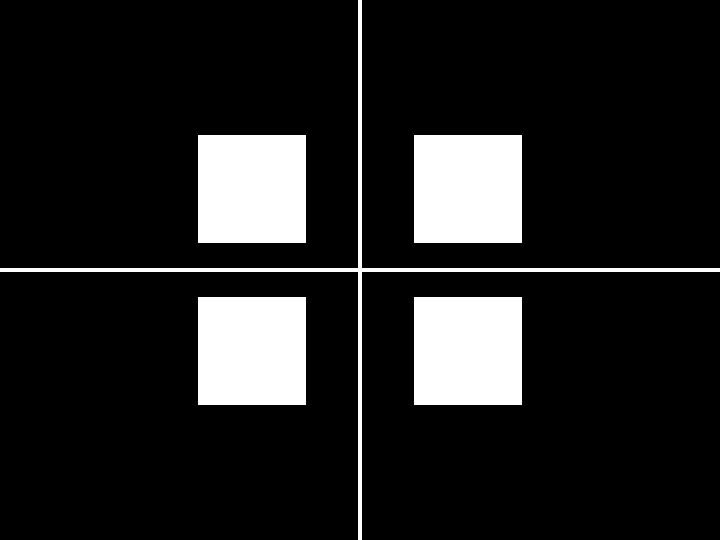
#> input picture ROI.png, 1440 x 1080 px, found by its file name (shown at 1/2 size)
$ python main.py
#> lines starting #> are read from the running program, lines starting #| are printed output that depends on the picture; after the words box and inside, x2 and y2 are one past the last pixel; in counts of white or black regions, pixels touching at a corner belong together
#> further down, roi_img is the input picture: shape (1080, 1440, 3); 13% white; 5 white regions, box (x1, y1, x2, y2) and area: (396, 270, 612, 486) 46656, (828, 270, 1044, 486) 46656, (396, 594, 612, 810) 46656, (828, 594, 1044, 810) 46656, (0, 0, 1440, 1080) 15084
import cv2
import numpy as np
import pattern_gamma
from GlobalVar import *
import Flir_camera
import matplotlib.pyplot as plt
import time
import sys
import math

script_dir =  os.path.abspath(os.path.dirname(__file__))
threshold=30
gain=0
exp_255=111111
Needto_capture=True
size_ratio=0.5
shift_ration=0.4
# [4 lines left out: function generate_ROI_pattern, not called in this run]
def angle_cos(p0, p1, p2):
    d1, d2 = (p0-p1).astype('float'), (p2-p1).astype('float')
    return abs( np.dot(d1, d2) / np.sqrt( np.dot(d1, d1)*np.dot(d2, d2) ) )
def sortroi(element):
    return element[0]+element[2]+(element[1]+element[3])*2

def detect_roi(squares,ratio):
    ROIS=[]
    for square in squares:
        max_x=0
        max_y=0
        min_x=99999
        min_y=99999
        for point in square:
            if point[0]>max_x:
                max_x=point[0]
            if point[0]<min_x:
                min_x=point[0]
            if point[1]>max_y:
                max_y=point[1]
            if point[1]<min_y:
                min_y=point[1]
        mid_x=(min_x+max_x)/2
        mid_y=(min_y+max_y)/2
        length_x=max_x-min_x
        length_y=max_y-min_y
        shift_x=length_x*(1-ratio)/2
        shift_y=length_y*(1-ratio)/2
        ROIS.append([int(min_x+shift_x),int(min_y+shift_y),int(max_x-shift_x),int(max_y-shift_y)])
    print(ROIS)
    out=sorted(ROIS,key=sortroi)
    print(out)
    return out

def find_squares(img):
    squares = []
    img = cv2.GaussianBlur(img, (3, 3), 0)
    try:
        gray = cv2.cvtColor(img, cv2.COLOR_BGR2GRAY)
    except:
        gray=img
    ret, bin = cv2.threshold(gray,threshold, 255, cv2.THRESH_BINARY)
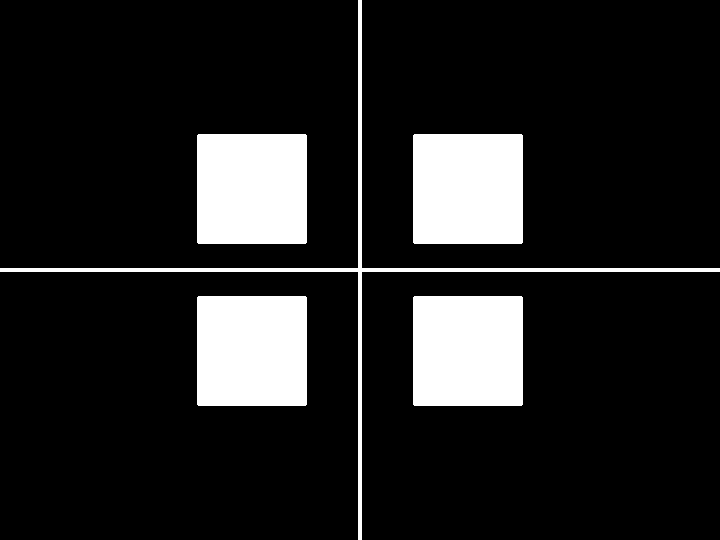
#> bin: shape (1080, 1440) (shown at 1/2 size); 13.5% white; 5 white regions
#> ret = 30
    cv2.namedWindow('My Image2', cv2.WINDOW_NORMAL)
    cv2.imshow('My Image2',bin)
    cv2.waitKey(0)
    cv2.destroyAllWindows()

    contours, _hierarchy = cv2.findContours(bin, cv2.RETR_EXTERNAL, cv2.CHAIN_APPROX_SIMPLE)
#> contours = 5 contours; box (x1, y1, x2, y2) and area: (827, 593, 1045, 811) 47087, (395, 593, 613, 811) 47087, (827, 269, 1045, 487) 47087, (395, 269, 613, 487) 47087, (0, 0, 1440, 1080) 17579
    print("轮廓数量：%d" % len(contours))
#| 轮廓数量：5
    index = 0
    # 轮廓遍历
    for cnt in contours:
        cnt_len = cv2.arcLength(cnt, True) #计算轮廓周长
        cnt = cv2.approxPolyDP(cnt, 0.02*cnt_len, True) #多边形逼近
        # 条件判断逼近边的数量是否为4，轮廓面积是否大于1000，检测轮廓是否为凸的
        print("Area:"+str(cv2.contourArea(cnt))+"cnt_len:"+str(len(cnt)))
        if  cv2.contourArea(cnt)>img.shape[0]*img.shape[1]//30:#and cv2.isContourConvex(cnt) and len(cnt) == 4
            print("Area:"+str(cv2.contourArea(cnt))+"cnt_len:"+str(len(cnt)))
            M = cv2.moments(cnt) #计算轮廓的矩
            cx = int(M['m10']/M['m00'])
            cy = int(M['m01']/M['m00'])#轮廓重心

            cnt = cnt.reshape(-1, 2)
            max_cos = np.max([angle_cos( cnt[i], cnt[(i+1) % 4], cnt[(i+2) % 4] ) for i in range(4)])
            # 只检测矩形（cos90° = 0）
            #if max_cos < 0.3:
            # 检测四边形（不限定角度范围）
            if True:
                index = index + 1
                #cv2.putText(img,("#%d"%index),(cx,cy),font,0.7,(255,0,255),2)
                squares.append(cnt)
#> this loop made 5 passes
#> (cnt_len, cnt) on passes 1 to 4: (865.7, [[828, 593], [827, 809], [1043, 810], [1044, 594]]), (865.7, [[396, 593], [395, 809], [611, 810], [612, 594]]), (865.7, [[828, 269], [827, 485], [1043, 486], [1044, 270]]), (865.7, [[396, 269], [395, 485], [611, 486], [612, 270]])
#> cnt_len on pass 5: 5033.7
#| Area:46657.0cnt_len:4
#| Area:46657.0cnt_len:4
#| Area:46657.0cnt_len:4
#| Area:46657.0cnt_len:4
#| Area:9892.0cnt_len:8
#> after the loop, index = 0; squares = []
    return squares, img
# [37 lines left out: function test_exp, not called in this run]


if __name__ == '__main__':
    """
    white=pattern_gamma.gamma_white(0.6)
    haha=pattern_gamma.gamma_haha(0.6)
    Q35_showpattern(white)
    Flir_camera.getpicture(os.path.join(script_dir,"data","ROI_2.png"),exp_255,gain)
    roi_img=cv2.imread(os.path.join(script_dir,"data","ROI_2.png"),0)
    Q35_showpattern(haha)
    Flir_camera.getpicture(os.path.join(script_dir,"data","detect.png"),exp_255,gain)
    detect_img=cv2.imread(os.path.join(script_dir,"data","detect.png"),0)
    squares, img = find_squares(roi_img)
    print(squares)
    result=(detect_img*255.0/roi_img).astype(np.uint8)
    cv2.imwrite(os.path.join(script_dir,"data","result.png"),result)
    print(str(squares[0][3][1])+str(",")+str(squares[0][1][1])+str(",")+str(squares[0][0][0])+str(",")+str(squares[0][2][0]))
    result2=result[squares[0][3][1]:squares[0][1][1],squares[0][0][0]:squares[0][2][0]]
    cv2.imwrite(os.path.join(script_dir,"data","result_2.png"),result2)
    sys.exit(1)
    """
    Needto_capture=False
    #method1
    if Needto_capture==True:
        ROI=generate_ROI_pattern()
        Q35_showpattern(ROI)
        if os.path.exists(os.path.join(script_dir,"data"))!=True:
            os.mkdir(os.path.join(script_dir,"data"))

        Flir_camera.getpicture(os.path.join(script_dir,"data","ROI.png"),exp_255,gain)

    roi_img=cv2.imread(os.path.join(script_dir,"data","ROI.png"),1)
    squares, img = find_squares(roi_img)
#> squares = []
    cv2.drawContours( roi_img, squares, -1, (0, 0, 255), 2 )
    cv2.imwrite(os.path.join(script_dir,"data","ROI_detect.png"),roi_img)
    ROIs=detect_roi(squares,0.9)
#> ROIs = []
    #print(ROIs)
    #test_exp(ROI)
    #sys.exit(1)
    exp_base=exp_255
    exp=0
    data_detect=[]
    data_show=[]
    if Needto_capture==True:
        white_pattern=pattern_gamma.AddGrayPattern(ROI,size_ratio,shift_ration,255,255,255,255)
        Q35_showpattern(white_pattern)
        Flir_camera.getpicture(os.path.join(script_dir,"data","balance.png"),exp_255,gain)
    img_balance=cv2.imread(os.path.join(script_dir,"data","balance.png"),1)
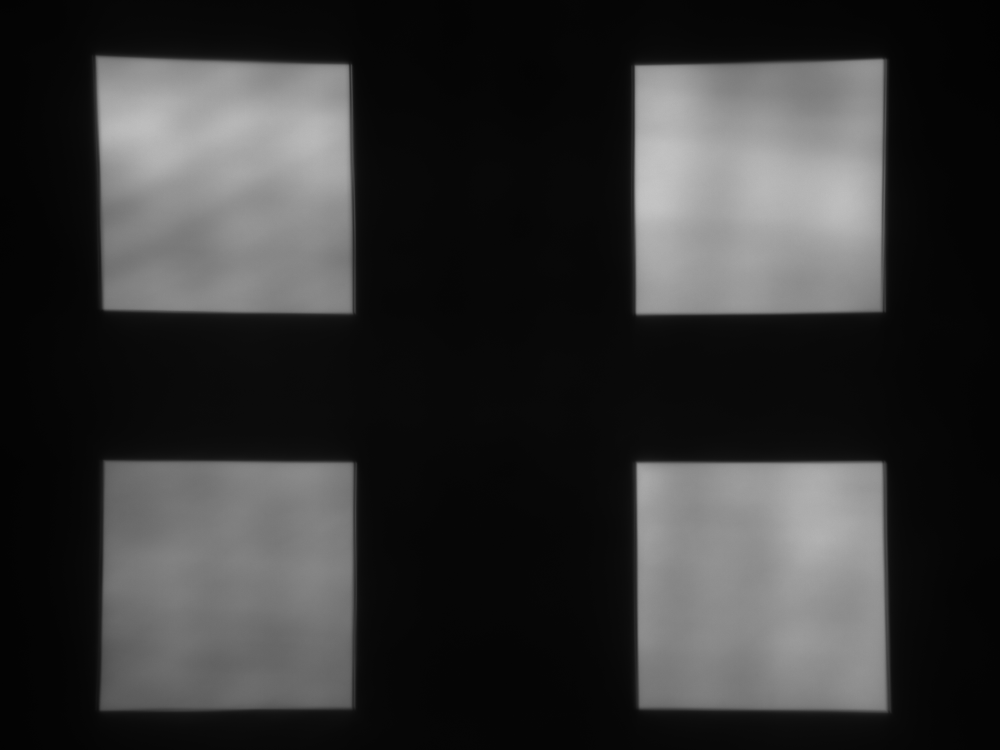
#> input picture data/balance.png, 4000 x 3000 px (shown at 1/4 size)
#> img_balance is the input picture: shape (3000, 4000, 3); min 1, max 202, mean 52.5
#> (the run stopped early here; a loop or call above may not have finished)
